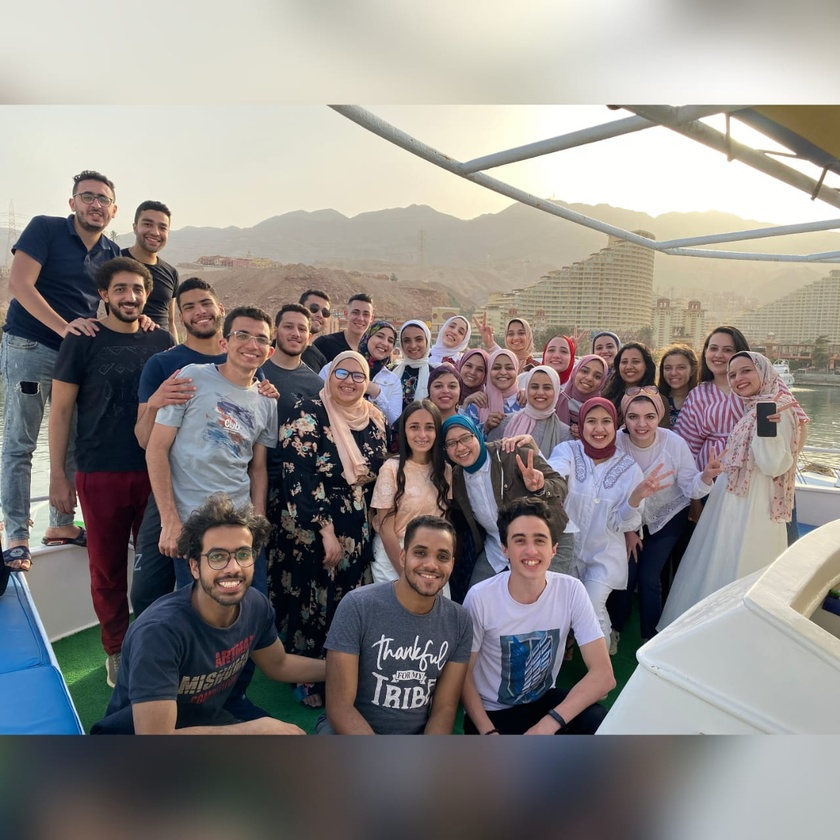
#> input picture Task5/screenshots/faces.jpeg, 840 x 840 px, shrunk from 1280 x 1280 before the run, found by its file name
$ python face_detection.py
#> lines starting #> are read from the running program, lines starting #| are printed output that depends on the picture; after the words box and inside, x2 and y2 are one past the last pixel; in counts of white or black regions, pixels touching at a corner belong together
import cv2
from cv2 import CascadeClassifier

def face_detection(path):
    # Create the haar cascade
#> called with path = 'screenshots\\faces.jpeg'
    faceCascade = CascadeClassifier(cv2.data.haarcascades+'haarcascade_frontalface_default.xml')

    # Read the image
    image = cv2.imread(path)
#> image is the input picture: shape (840, 840, 3); mean B, G, R 134.6, 137.1, 141.7
    gray = cv2.cvtColor(image, cv2.COLOR_BGR2GRAY)
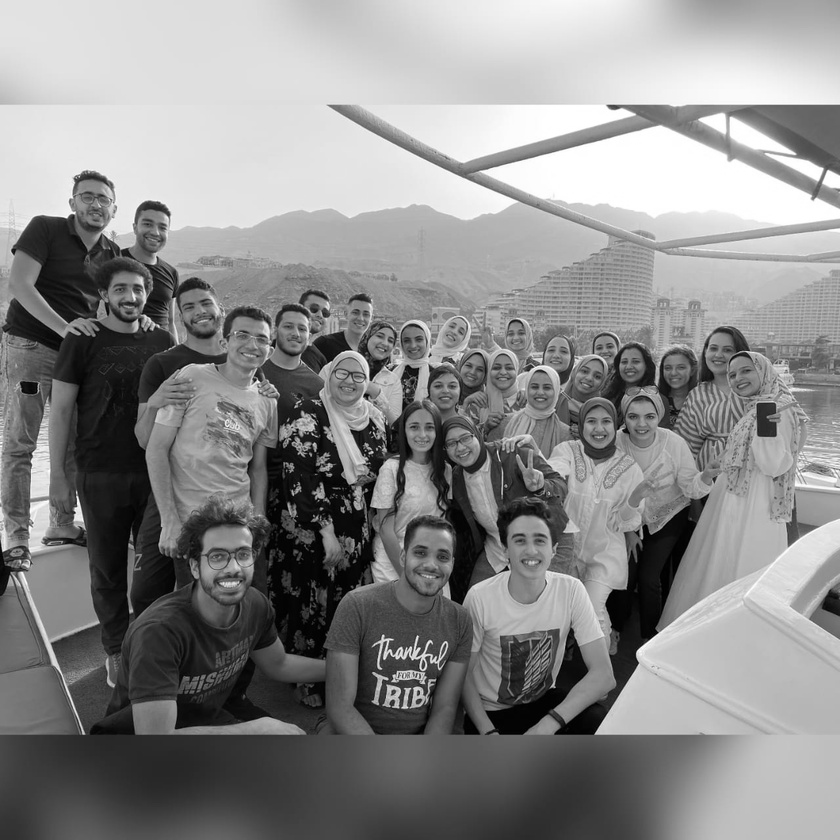
#> gray: shape (840, 840); min 0, max 255, mean 138.2

    # Detect faces in the image
    faces = faceCascade.detectMultiScale(
        gray,
        scaleFactor=1.1,
        minNeighbors=5,
        minSize=(30, 30),
        flags = cv2.CASCADE_SCALE_IMAGE
    )
#> faces = 20 rows, first 6: [131, 208, 44, 44], [276, 313, 38, 38], [396, 326, 35, 35], [540, 336, 36, 36], [701, 336, 36, 36], [613, 348, 35, 35]


    # Draw a rectangle around the faces
    for (x, y, w, h) in faces:
        cv2.rectangle(image, (x, y), (x+w, y+h), (0, 255, 0), 2)
#> this loop made 20 passes
#> (x, y, w, h) on passes 1 to 12: (131, 208, 44, 44), (276, 313, 38, 38), (396, 326, 35, 35), (540, 336, 36, 36), (701, 336, 36, 36), (613, 348, 35, 35), (658, 354, 35, 35), (427, 372, 38, 38), (524, 374, 36, 36), (578, 405, 42, 42), (401, 411, 43, 43), (618, 400, 47, 47)
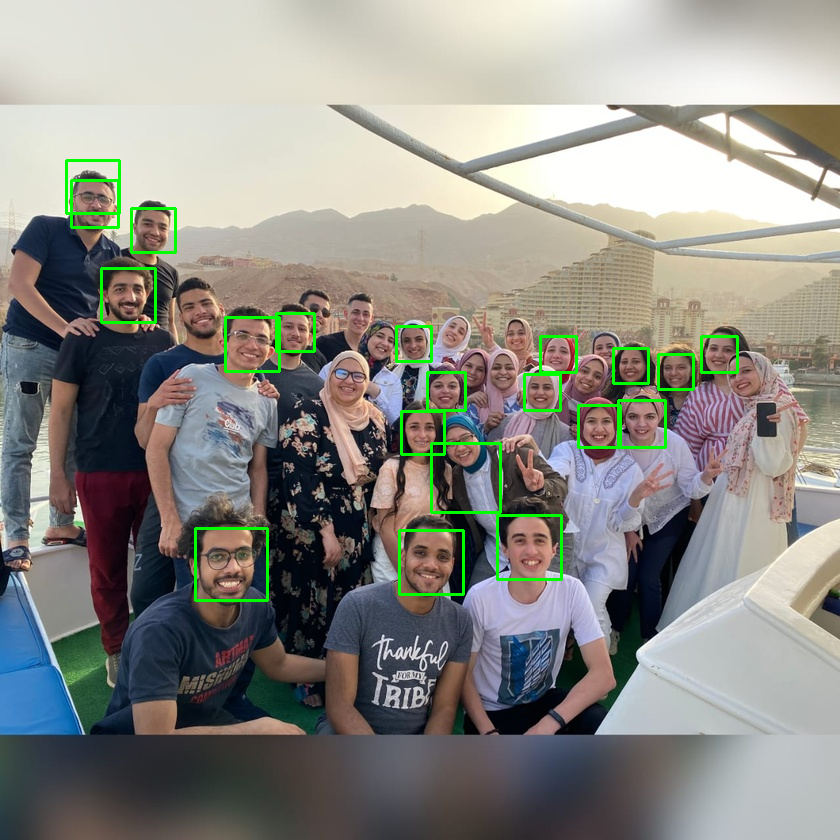
#> image: shape (840, 840, 3); 1.56% of pixels changed, all inside (x1, y1, x2, y2) = (65, 159, 739, 602)

    return len(faces),image

if __name__ == '__main__':
    path='screenshots\\faces.jpeg'
    num,image=face_detection(path)
#> num = 20
    print("detect: "+str(num)+" faces")
#| detect: 20 faces
    cv2.imshow("Faces found", image)
    cv2.waitKey(0)

$ run again, with Task5/screenshots/MeanImage.png saved as Task5/screenshots/faces.jpeg
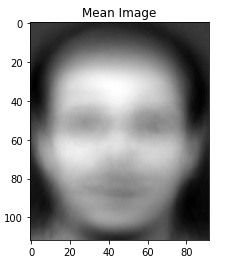
#> input picture Task5/screenshots/MeanImage.png, 231 x 269 px, found by its file name
#> in face_detection, image is the input picture: shape (269, 231, 3); min 0, max 255, mean 166.2
#> faces = [[32, 59, 170, 170]]
#> the loop in face_detection, `for (x, y, w, h) in faces:` made 1 pass
#> after the loop in face_detection, `for (x, y, w, h) in faces:`:
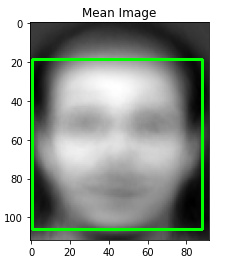
#> image: shape (269, 231, 3); 3.28% of pixels changed, all inside (x1, y1, x2, y2) = (31, 58, 204, 231)
#> num = 1
#| detect: 1 faces

$ run again, with Task5/screenshots/TwoClasses.png saved as Task5/screenshots/faces.jpeg
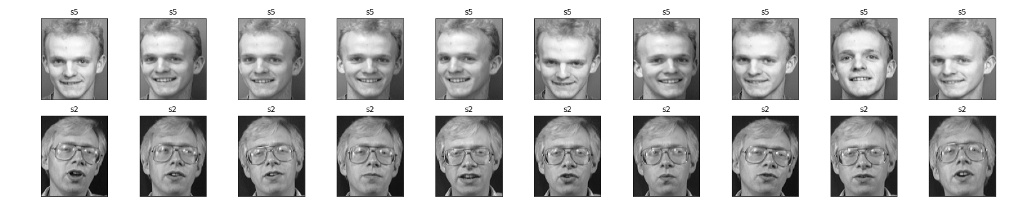
#> input picture Task5/screenshots/TwoClasses.png, 1011 x 220 px, found by its file name
#> in face_detection, image is the input picture: shape (220, 1011, 3); min 0, max 255, mean 195.1
#> faces = 20 rows, first 6: [132, 36, 59, 59], [424, 34, 61, 61], [920, 37, 60, 60], [826, 30, 65, 65], [230, 36, 61, 61], [339, 35, 61, 61]
#> the loop in face_detection, `for (x, y, w, h) in faces:` made 20 passes
#> after the loop in face_detection, `for (x, y, w, h) in faces:`:
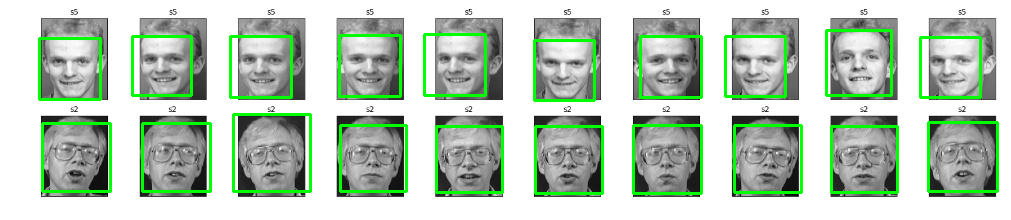
#> image: shape (220, 1011, 3); 6.93% of pixels changed, all inside (x1, y1, x2, y2) = (38, 29, 999, 195)
#> num = 20
#| detect: 20 faces

$ run again, with Task5/screenshots/egienValSub.png saved as Task5/screenshots/faces.jpeg
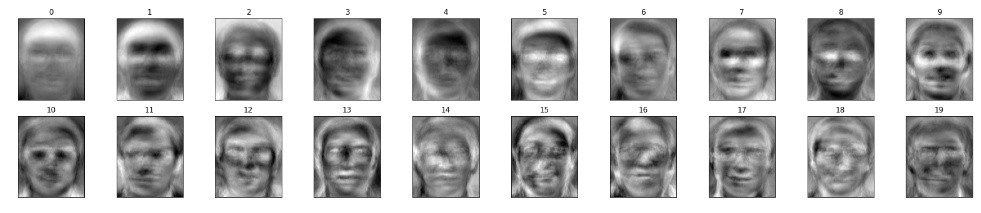
#> input picture Task5/screenshots/egienValSub.png, 981 x 213 px, found by its file name
#> in face_detection, image is the input picture: shape (213, 981, 3); min 0, max 255, mean 183.8
#> faces = [[209, 39, 55, 55], [606, 34, 63, 63], [109, 129, 65, 65], [19, 132, 62, 62], [701, 27, 70, 70], [905, 28, 67, 67], [113, 23, 71, 71]]
#> the loop in face_detection, `for (x, y, w, h) in faces:` made 7 passes
#> after the loop in face_detection, `for (x, y, w, h) in faces:`:
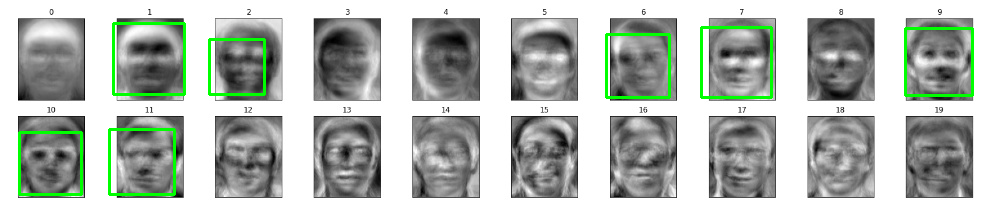
#> image: shape (213, 981, 3); 2.59% of pixels changed, all inside (x1, y1, x2, y2) = (18, 22, 974, 196)
#> num = 7
#| detect: 7 faces
